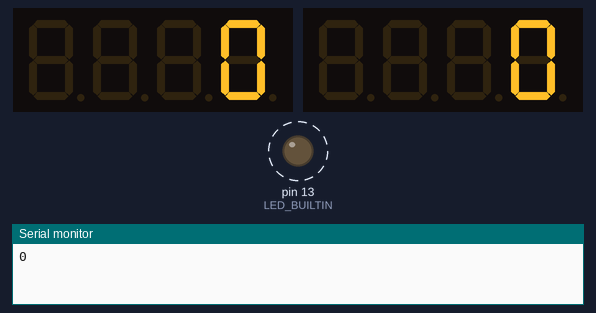
Bench run of a sketch on a simulated Arduino Pro Mini, built with avr-gcc and run on an emulated ATmega328P. Parts: 2 × 4-digit seven-segment display, output pins drawn as LEDs (lit = HIGH), the last lines printed to the serial monitor. Dashed ring = blinking.

Above: at 0.2 s.
At 10.33 s:
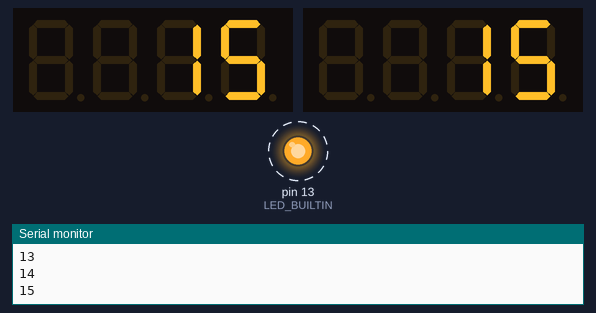
At 19.97 s:
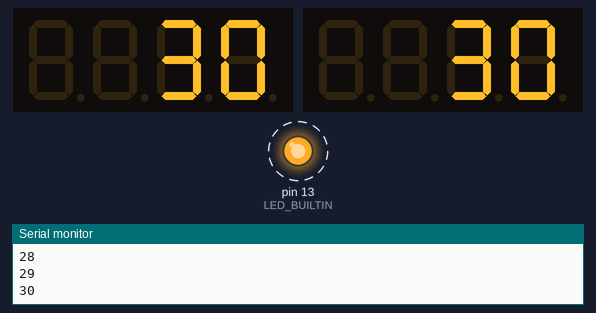
At 39.89 s:
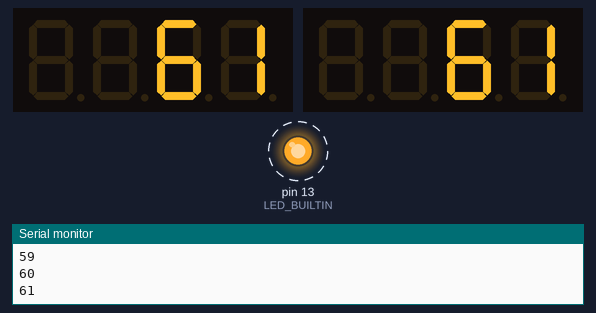
Timing chart, 0 to 40.0 s (numbered marks = the images above):
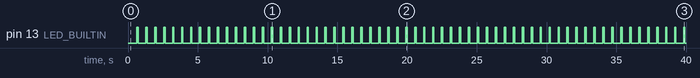

Measured:
- by itself, pin 13 (LED_BUILTIN): alternates HIGH for 0.10 s and LOW for 0.54 s
- what the display in image 2 shows lasts 0.6 s, from 19.4 s to 20.0 s

The sketch:

ProMini_TM1637.ino
```cpp
#include <stdlib.h>
#include <stdio.h>

#include <Arduino.h>
#include <TM1637Display.h>

#define CLK_1 2
#define DIO_1 3
#define CLK_2 4
#define DIO_2 5

TM1637Display display1(CLK_1, DIO_1);
TM1637Display display2(CLK_2, DIO_2);
void blink()
{
    digitalWrite(LED_BUILTIN, HIGH);
    delay(100);
    digitalWrite(LED_BUILTIN, LOW);
}
void setup()
{
    pinMode(DIO_1, INPUT_PULLUP);
    pinMode(LED_BUILTIN, OUTPUT);
    display1.setBrightness(0x07);
    display2.setBrightness(0x07);
    display1.showNumberDec(0, false);
    display2.showNumberDec(0, false);
    display1.clear();
    display2.clear();
    Serial.begin(115200);
}

void loop()
{
    static int i = 0;
    Serial.println(i);
    display1.showNumberDec(i, false);
    display2.showNumberDec(i, false);
    delay(500);
    blink();
    i++;
}
```
